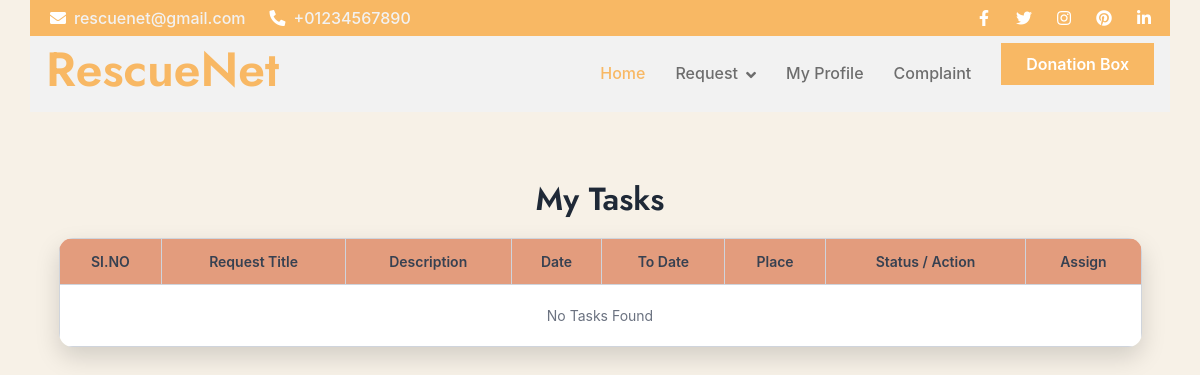
Before: /Volunteer/ViewMyTask/ (signed in) with the older database file.
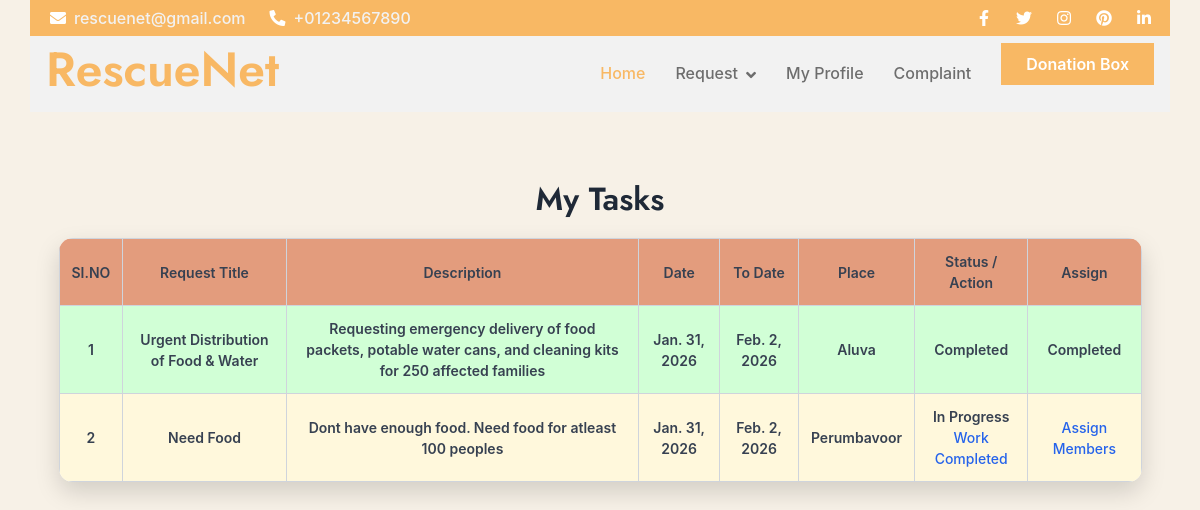
After: the same page with the newer database file.
### Volunteer/models.py (models this page shows)
class tbl_response(models.Model):
    response_date=models.DateField(auto_now_add=True)
    response_status=models.IntegerField(default=0)
    volunteer_id=models.ForeignKey(tbl_volunteer,on_delete=models.CASCADE)
    request_id=models.ForeignKey(tbl_request,on_delete=models.CASCADE)

### User/models.py (models this page shows)
class tbl_request(models.Model):
    request_title = models.CharField(max_length=50)
    request_content = models.CharField(max_length=100)
    request_date = models.DateField(auto_now_add=True)
    request_todate = models.DateField()
    request_status = models.IntegerField(default=0)
    request_type = models.IntegerField(default=0)
    place_id = models.ForeignKey(tbl_place, on_delete=models.CASCADE)
    user_id = models.ForeignKey(tbl_user, on_delete=models.CASCADE)
    request_message = models.CharField(max_length=255, blank=True, null=True)

### Admin/models.py (models this page shows)
class tbl_place(models.Model):
    place_name = models.CharField(max_length=50)
    district = models.ForeignKey(tbl_district,on_delete=models.CASCADE)

### Volunteer/views.py (the view)
# urls.py: path("ViewMyTask/",views.ViewMyTask,name="ViewMyTask"),
def ViewMyTask(request):
    if "vid" not in request.session:
        return redirect("Guest:Login")
    responsedata = tbl_response.objects.filter(
        volunteer_id=request.session["vid"]
    )
    return render(request, 'Volunteer/ViewMyTask.html', {
        'responsedata': responsedata
    })

### Volunteer/Templates/Volunteer/ViewMyTask.html (shortened to what this page needs)
{% extends 'Volunteer/Header.html' %}
{% block content %}
<!DOCTYPE html>
<html lang="en">
<head>
</head>
<body>
<h2>My Tasks</h2>
<table>
    <tr>
        <th>SI.NO</th>
        <th>Request Title</th>
        <th>Description</th>
        <th>Date</th>
        <th>To Date</th>
        <th>Place</th>
        <th>Status / Action</th>
        <th>Assign</th>
    </tr>
    {% for i in responsedata %}
    <tr {% if i.response_status == 2 %}class="in-progress"{% elif i.response_status == 3 %}class="completed"{% endif %}>
        <td>{{ forloop.counter }}</td>
        <td>{{ i.request_id.request_title }}</td>
        <td>{{ i.request_id.request_content }}</td>
        <td>{{ i.request_id.request_date }}</td>
        <td>{{ i.request_id.request_todate }}</td>
        <td>{{ i.request_id.place_id.place_name }}</td>
        <td>
            {% if i.response_status == 0 %}
                Accepted <br>
                <a href="{% url 'Volunteer:InProgress' i.id %}">Start Work</a>
            {% elif i.response_status == 2 %}
                In Progress <br>
                <a href="{% url 'Volunteer:Completed' i.id %}">Work Completed</a>
            {% elif i.response_status == 3 %}
                Completed
            {% else %}
                Pending
            {% endif %}
        </td>
        <td>
            {% if i.response_status != 3 %}
                <a href="{% url 'Volunteer:AssignMembers' i.id %}">Assign Members</a>
            {% else %}
                Completed
            {% endif %}
        </td>
    </tr>
    {% empty %}
    <tr>
        <td colspan="8">No Tasks Found</td>
    </tr>
    {% endfor %}
</table>
</body>
</html>
{% endblock %}

Changed rows visible on the page:
added tbl_response: request_id.request_title "Urgent Distribution of Food & Water", request_id.request_content "Requesting emergency delivery of food packets, potable water cans, and cleaning kits for 250 affected families", request_id.request_date "Jan. 31, 2026", request_id.request_todate "Feb. 2, 2026", request_id.place_id.place_name "Aluva", response_status "Completed"
added tbl_response: request_id.request_title "Need Food", request_id.request_content "Dont have enough food. Need food for atleast 100 peoples", request_id.request_date "Jan. 31, 2026", request_id.request_todate "Feb. 2, 2026", request_id.place_id.place_name "Perumbavoor", response_status "In Progress"
Other visible differences:
text no longer shown: "No Tasks Found"
